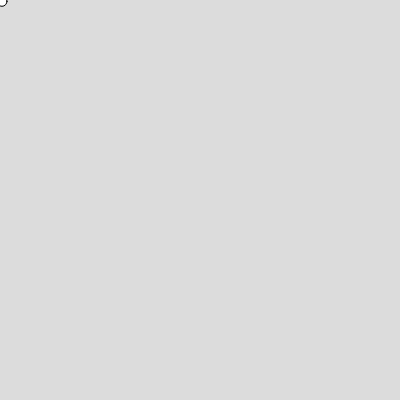
Frame 1 (no input)
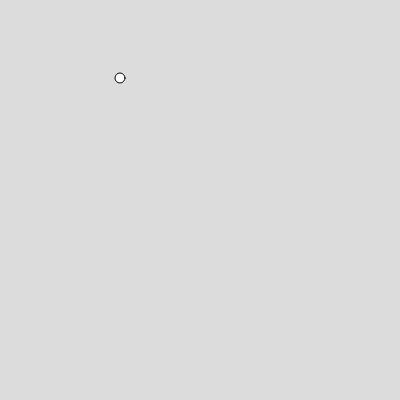
Frame 60 (no input)
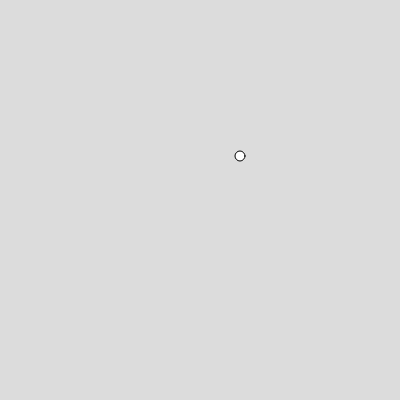
Frame 120 (the mouse pressed at the canvas centre since frame 60)

The p5.js sketch that drew these frames (run headless with seeded random() and noise() and a simulated clock; from frame 60 on, the mouse is pressed at the canvas centre):

// p5.js sketch
// ── sketch.js
var dx = 2.0
var dy = 1.3
var x = 0
var y = 0
function setup() {
  x = 0
  y= 0
  createCanvas(400, 400);
}

function draw() {
  x = x + dx
  y = y + dy
  if ((x > 400) | (x < 0)) {
    dx = -dx
  }
  
  if ((y > 400) | (y < 0)) {
    dy = -dy
  }
  
  background(220);
  circle(x,y,10)
}
